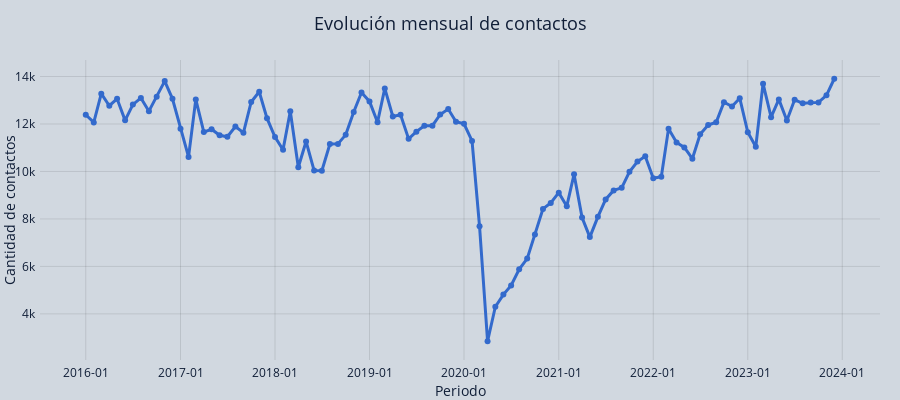

Notebook source saved alongside this figure:
### Code cell
# Asumo que ya tenés df_grouped con columnas 'PERIODO' y 'CONTACTO_ID'
# Y que PERIODO ya está convertido con .dt.to_timestamp()

fig_line = go.Figure()

fig_line.add_trace(go.Scatter(
    x=df_grouped['PERIODO'],
    y=df_grouped['CONTACTO_ID'],
    mode='lines+markers',
    name='Cantidad de contactos',
    line=dict(color='#336acc', width=3),  # primaryColor
    marker=dict(color='#336acc', size=6),
    hovertemplate='%{x|%Y-%m} <br>Cantidad: %{y}<extra></extra>'
))

fig_line.update_layout(
    title=dict(
        text="Evolución mensual de contactos",
        font=dict(size=18, color="#101e37", family="Open Sans, sans-serif")
    ),
    xaxis=dict(
        title="Periodo",
        tickformat="%Y-%m",
        titlefont=dict(color="#101e37"),
        tickfont=dict(color="#101e37"),
        gridcolor='rgba(0,0,0,0.1)'
    ),
    yaxis=dict(
        title="Cantidad de contactos",
        titlefont=dict(color="#101e37"),
        tickfont=dict(color="#101e37"),
        gridcolor='rgba(0,0,0,0.1)'
    ),
    plot_bgcolor="#d1d8e0",  # secondaryBackgroundColor
    paper_bgcolor="#d1d8e0",
    font=dict(color="#101e37", family="Open Sans, sans-serif"),
    autosize=True,
    height=400,
    margin=dict(l=40, r=20, b=40, t=60, pad=4)
)

### Figure 1 — Plotly figure (JSON) as saved in the notebook; plotly's stock layout.template omitted (floating-point values rounded to 4 significant figures)
{"data": [{"hovertemplate": "%{x|%Y-%m} <br>Cantidad: %{y}<extra></extra>", "line": {"color": "#336acc", "width": 3}, "marker": {"color": "#336acc", "size": 6}, "mode": "lines+markers", "name": "Cantidad de contactos", "type": "scatter", "x": ["2016-01-01T00:00:00", "2016-02-01T00:00:00", "2016-03-01T00:00:00", "2016-04-01T00:00:00", "2016-05-01T00:00:00", "2016-06-01T00:00:00", "2016-07-01T00:00:00", "2016-08-01T00:00:00", "2016-09-01T00:00:00", "2016-10-01T00:00:00", "2016-11-01T00:00:00", "2016-12-01T00:00:00", "2017-01-01T00:00:00", "2017-02-01T00:00:00", "2017-03-01T00:00:00", "2017-04-01T00:00:00", "2017-05-01T00:00:00", "2017-06-01T00:00:00", "2017-07-01T00:00:00", "2017-08-01T00:00:00", "2017-09-01T00:00:00", "2017-10-01T00:00:00", "2017-11-01T00:00:00", "2017-12-01T00:00:00", "2018-01-01T00:00:00", "2018-02-01T00:00:00", "2018-03-01T00:00:00", "2018-04-01T00:00:00", "2018-05-01T00:00:00", "2018-06-01T00:00:00", "2018-07-01T00:00:00", "2018-08-01T00:00:00", "2018-09-01T00:00:00", "2018-10-01T00:00:00", "2018-11-01T00:00:00", "2018-12-01T00:00:00", "2019-01-01T00:00:00", "2019-02-01T00:00:00", "2019-03-01T00:00:00", "2019-04-01T00:00:00", "2019-05-01T00:00:00", "2019-06-01T00:00:00", "2019-07-01T00:00:00", "2019-08-01T00:00:00", "2019-09-01T00:00:00", "2019-10-01T00:00:00", "2019-11-01T00:00:00", "2019-12-01T00:00:00", "2020-01-01T00:00:00", "2020-02-01T00:00:00", "2020-03-01T00:00:00", "2020-04-01T00:00:00", "2020-05-01T00:00:00", "2020-06-01T00:00:00", "2020-07-01T00:00:00", "2020-08-01T00:00:00", "2020-09-01T00:00:00", "2020-10-01T00:00:00", "2020-11-01T00:00:00", "2020-12-01T00:00:00", "2021-01-01T00:00:00", "2021-02-01T00:00:00", "2021-03-01T00:00:00", "2021-04-01T00:00:00", "2021-05-01T00:00:00", "2021-06-01T00:00:00", "2021-07-01T00:00:00", "2021-08-01T00:00:00", "2021-09-01T00:00:00", "2021-10-01T00:00:00", "2021-11-01T00:00:00", "2021-12-01T00:00:00", "2022-01-01T00:00:00", "2022-02-01T00:00:00", "2022-03-01T00:00:00", "2022-04-01T00:00:00", "2022-05-01T00:00:00", "2022-06-01T00:00:00", "2022-07-01T00:00:00", "2022-08-01T00:00:00", "2022-09-01T00:00:00", "2022-10-01T00:00:00", "2022-11-01T00:00:00", "2022-12-01T00:00:00", "2023-01-01T00:00:00", "2023-02-01T00:00:00", "2023-03-01T00:00:00", "2023-04-01T00:00:00", "2023-05-01T00:00:00", "2023-06-01T00:00:00", "2023-07-01T00:00:00", "2023-08-01T00:00:00", "2023-09-01T00:00:00", "2023-10-01T00:00:00", "2023-11-01T00:00:00", "2023-12-01T00:00:00"], "y": [12389, 12065, 13276, 12769, 13060, 12153, 12816, 13098, 12540, 13145, 13807, 13059, 11800, 10614, 13037, 11659, 11779, 11523, 11463, 11891, 11631, 12928, 13359, 12245, 11450, 10912, 12538, 10177, 11263, 10037, 10032, 11156, 11162, 11542, 12507, 13328, 12952, 12074, 13498, 12317, 12388, 11374, 11678, 11927, 11927, 12399, 12631, 12095, 12007, 11287, 7690, 2847, 4300, 4812, 5197, 5881, 6330, 7345, 8423, 8676, 9108, 8537, 9883, 8058, 7234, 8088, 8822, 9202, 9309, 9986, 10416, 10638, 9714, 9782, 11804, 11223, 11013, 10538, 11567, 11954, 12074, 12919, 12739, 13088, 11652, 11045, 13698, 12286, 13036, 12150, 13019, 12872, 12906, 12910, 13210, 13906]}], "layout": {"autosize": true, "font": {"color": "#101e37", "family": "Open Sans, sans-serif"}, "height": 400, "margin": {"b": 40, "l": 40, "pad": 4, "r": 20, "t": 60}, "paper_bgcolor": "#d1d8e0", "plot_bgcolor": "#d1d8e0", "title": {"font": {"color": "#101e37", "family": "Open Sans, sans-serif", "size": 18}, "text": "Evolución mensual de contactos"}, "xaxis": {"gridcolor": "rgba(0,0,0,0.1)", "tickfont": {"color": "#101e37"}, "tickformat": "%Y-%m", "title": {"font": {"color": "#101e37"}, "text": "Periodo"}}, "yaxis": {"gridcolor": "rgba(0,0,0,0.1)", "tickfont": {"color": "#101e37"}, "title": {"font": {"color": "#101e37"}, "text": "Cantidad de contactos"}}}}
